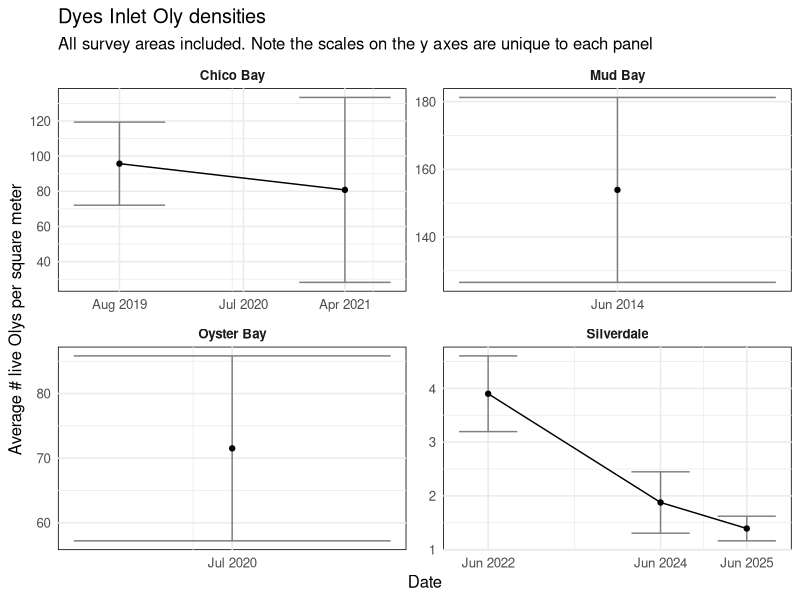
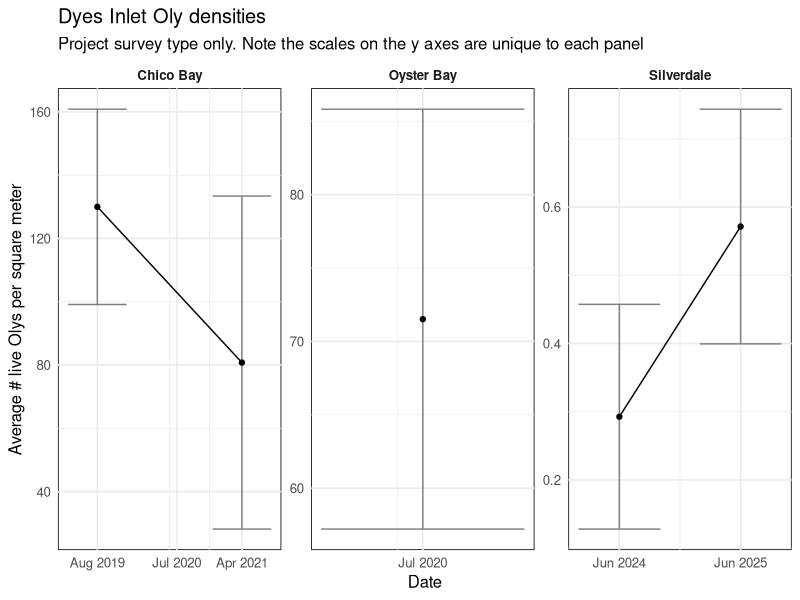
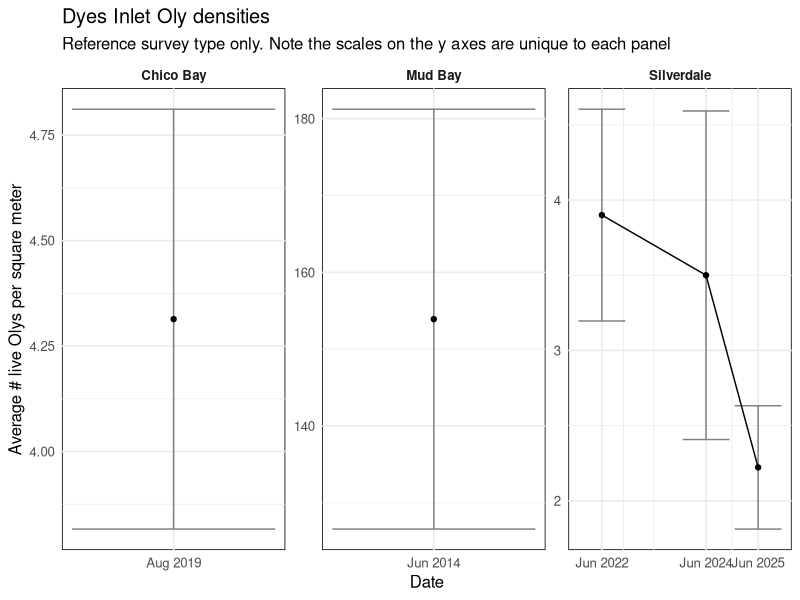
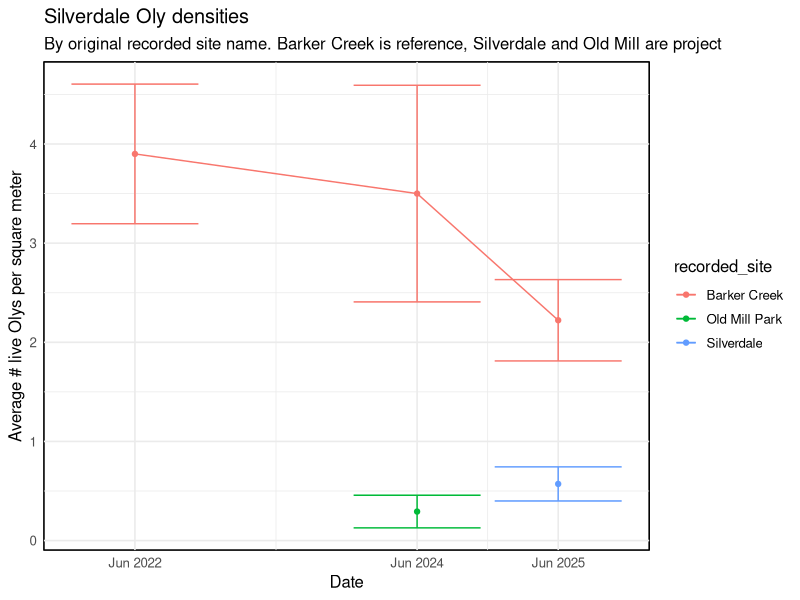

These figures' R source, in order:
## ---- chunk 1
# Load libraries ----
library(here)
library(tidyverse)

# Read in data ----
dyes <- read_csv(here("data", "processed", "dyes_inlet_oly_counts.csv"))
## ---- chunk 2
# Calculate live oysters per square meter
dyes_density <- dyes |>
  mutate(oly_density_m2 = live_oly_count / sample_unit_m2)

# Calculate means
dyes_dens_means <- dyes_density |>
  # Combine silverdale survey dates that were one day apart
  mutate(month_year = zoo::as.yearmon(date)) |>
  group_by(site, month_year) |>
  summarise(n = n(),
            avg_density = mean(oly_density_m2),
            std_dev = sd(oly_density_m2),
            std_err = sd(oly_density_m2) / sqrt(n()))

# Check
ggplot(dyes_dens_means, aes(x = month_year, y = avg_density)) +
  geom_errorbar(aes(ymin = avg_density - std_err, ymax = avg_density + std_err), color = "grey50") +
  geom_point() +
  geom_line() +
  facet_wrap(~site, scales = "free") +
  zoo::scale_x_yearmon(format = "%b %Y",
                       breaks = unique(dyes_dens_means$month_year)) +
  labs(title = "Dyes Inlet Oly densities",
       subtitle = "All survey areas included. Note the scales on the y axes are unique to each panel",
       x = "Date",
       y = "Average # live Olys per square meter") +
  theme_minimal(base_size = 12) +
  theme(strip.text = element_text(face = "bold"),
        panel.background = element_rect())

# What if I take out reference transects?
dyes_dens_means_filtered <- dyes_density |>
  filter(survey_area == "Project") |>
  mutate(month_year = zoo::as.yearmon(date)) |>
  group_by(site, month_year) |>
  summarise(n = n(),
            avg_density = mean(oly_density_m2),
            std_dev = sd(oly_density_m2),
            std_err = sd(oly_density_m2) / sqrt(n()))

ggplot(dyes_dens_means_filtered, aes(x = month_year, y = avg_density)) +
  geom_errorbar(aes(ymin = avg_density - std_err, ymax = avg_density + std_err), color = "grey50") +
  geom_point() +
  geom_line() +
  facet_wrap(~site, scales = "free") +
  zoo::scale_x_yearmon(format = "%b %Y",
                       breaks = unique(dyes_dens_means_filtered$month_year)) +
  labs(title = "Dyes Inlet Oly densities",
       subtitle = "Project survey type only. Note the scales on the y axes are unique to each panel",
       x = "Date",
       y = "Average # live Olys per square meter") +
  theme_minimal(base_size = 12) +
  theme(strip.text = element_text(face = "bold"),
        panel.background = element_rect())


# What if I take out project transects?
dyes_dens_means_ref <- dyes_density |>
  filter(survey_area == "Reference") |>
  mutate(month_year = zoo::as.yearmon(date)) |>
  group_by(site, month_year) |>
  summarise(n = n(),
            avg_density = mean(oly_density_m2),
            std_dev = sd(oly_density_m2),
            std_err = sd(oly_density_m2) / sqrt(n()))

ggplot(dyes_dens_means_ref, aes(x = month_year, y = avg_density)) +
  geom_errorbar(aes(ymin = avg_density - std_err, ymax = avg_density + std_err), color = "grey50") +
  geom_point() +
  geom_line() +
  facet_wrap(~site, scales = "free") +
  zoo::scale_x_yearmon(format = "%b %Y",
                       breaks = unique(dyes_dens_means_ref$month_year)) +
  labs(title = "Dyes Inlet Oly densities",
       subtitle = "Reference survey type only. Note the scales on the y axes are unique to each panel",
       x = "Date",
       y = "Average # live Olys per square meter") +
  theme_minimal(base_size = 12) +
  theme(strip.text = element_text(face = "bold"),
        panel.background = element_rect())

# Interestinggg ...

# Look just at Silverdale, highlighting the old site names
silver_dens_means <- dyes_density |>
  filter(site == "Silverdale") |>
  mutate(month_year = zoo::as.yearmon(date)) |>
  group_by(recorded_site, month_year) |>
  summarise(n = n(),
            avg_density = mean(oly_density_m2),
            std_dev = sd(oly_density_m2),
            std_err = sd(oly_density_m2) / sqrt(n()))

ggplot(silver_dens_means, aes(x = month_year, y = avg_density, color = recorded_site)) +
  geom_errorbar(aes(ymin = avg_density - std_err, ymax = avg_density + std_err, color = recorded_site)) +
  geom_point() +
  geom_line() +
  zoo::scale_x_yearmon(format = "%b %Y",
                       breaks = unique(silver_dens_means$month_year)) +
  labs(title = "Silverdale Oly densities",
       subtitle = "By original recorded site name. Barker Creek is reference, Silverdale and Old Mill are project",
       x = "Date",
       y = "Average # live Olys per square meter") +
  theme_minimal(base_size = 12) +
  theme(strip.text = element_text(face = "bold"),
        panel.background = element_rect())
